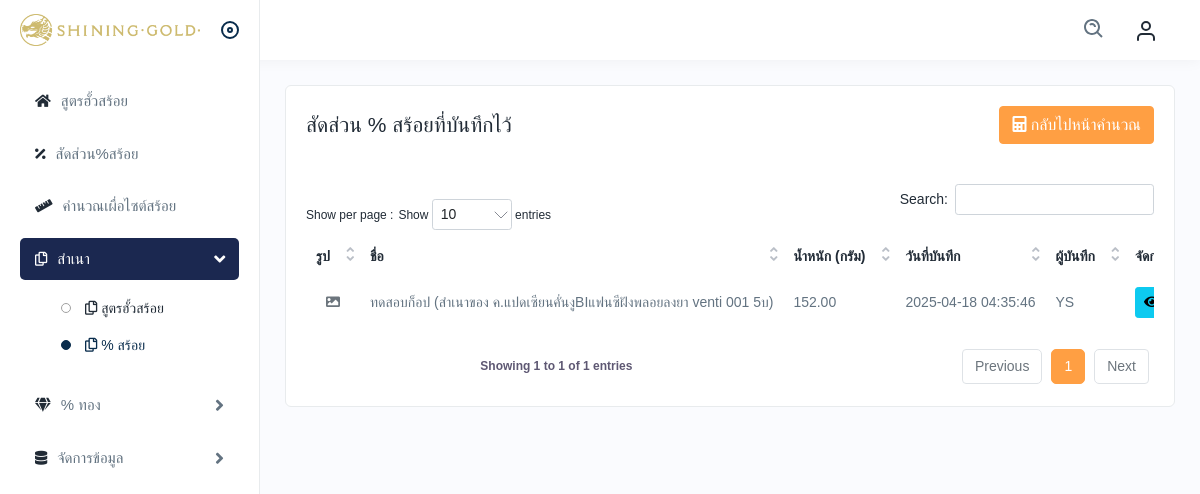
The page /percent_necklace_copy.php (signed in) on the database as committed earlier.
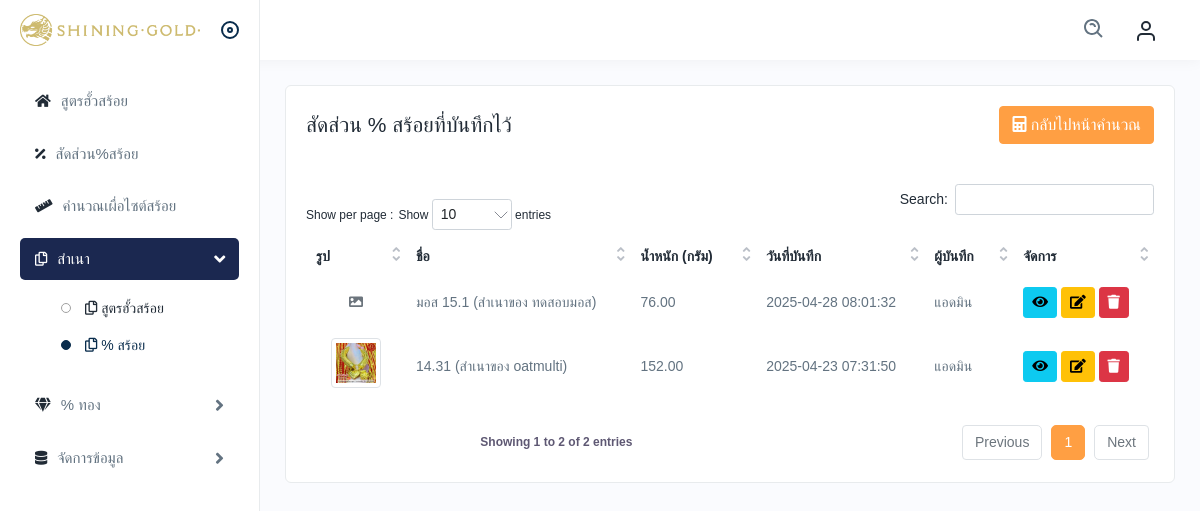
The same page on the database as committed later.
### tables this page shows
CREATE TABLE `percent_necklace` (
  `pn_id` int NOT NULL,
  `pn_name` varchar(255) NOT NULL,
  `pn_grams` decimal(10,2) NOT NULL,
  `image` varchar(255) DEFAULT NULL,
  `users_id` int DEFAULT NULL,
  `pn_status` enum('master','copy') NOT NULL,
  `updated_at` timestamp NOT NULL DEFAULT CURRENT_TIMESTAMP
);

CREATE TABLE `users` (
  `users_id` int UNSIGNED NOT NULL,
  `first_name` varchar(50) NOT NULL,
  `last_name` varchar(50) NOT NULL,
  `username` varchar(50) NOT NULL,
  `password` varchar(255) NOT NULL,
  `users_level` enum('User','Admin') NOT NULL,
  `users_depart` varchar(30) NOT NULL,
  `users_status` enum('Enable','Disable') NOT NULL
);

### functions/management_percent_necklace.php (called while the page is built, shortened)
<?php
function get_copy_percent_necklace($pdo)
{
    $sql = "SELECT pn.pn_id, pn.pn_name, pn.pn_grams, pn.image, u.first_name, pn.users_id, updated_at
        FROM percent_necklace pn
        LEFT JOIN users u ON pn.users_id = u.users_id
        WHERE pn.pn_status = 'copy'
        ORDER BY pn.pn_name DESC";
    $stmt = $pdo->prepare($sql);
    $stmt->execute();
    return $stmt->fetchAll(PDO::FETCH_ASSOC);
}

### percent_necklace_copy.php (the view, shortened to what the changed rows need)
<?php
require 'config/db_connect.php';
require 'functions/management_percent_necklace.php';
$percent_necklaces = get_copy_percent_necklace($pdo);
$current_user_id = isset($_SESSION['recipenecklace_users_id']) ? $_SESSION['recipenecklace_users_id'] : 0;
$is_admin = isset($_SESSION['recipenecklace_users_level']) && $_SESSION['recipenecklace_users_level'] === 'Admin';
$user_dept = isset($_SESSION['recipenecklace_users_depart']) ? $_SESSION['recipenecklace_users_depart'] : '';
?>
<!DOCTYPE html>
<html lang="en">
<head>
    <link rel="stylesheet" href="assets/css/bootstrap.min.css" />
    <link rel="stylesheet" href="assets/css/animate.css" />
    <link rel="stylesheet" href="assets/plugins/fontawesome/css/fontawesome.min.css" />
    <link rel="stylesheet" href="assets/plugins/fontawesome/css/all.min.css" />
    <link rel="stylesheet" href="assets/plugins/select2/css/select2.min.css">
    <link rel="stylesheet" href="assets/css/dataTables.bootstrap4.min.css">
    <link rel="stylesheet" href="assets/css/style.css" />
    <link rel="stylesheet" href="https://cdn.jsdelivr.net/npm/sweetalert2@11/dist/sweetalert2.min.css" />
    <link rel="stylesheet" href="https://cdnjs.cloudflare.com/ajax/libs/bootstrap-datepicker/1.9.0/css/bootstrap-datepicker.min.css" />
</head>
<body>
    <div class="main-wrapper">
        <div class="page-wrapper">
            <div class="content">
                <div class="card">
                    <div class="card-body">
                        <div class="table-responsive">
                            <table id="percent_necklace" class="table table-bordered">
                                <thead>
                                    <tr>
                                        <th width="60">รูป</th>
                                        <th>ชื่อ</th>
                                        <th>น้ำหนัก (กรัม)</th>
                                        <th>วันที่บันทึก</th>
                                        <th>ผู้บันทึก</th>
                                        <th>จัดการ</th>
                                    </tr>
                                </thead>
                                <tbody>
                                    <?php foreach ($percent_necklaces as $pn): ?>
                                        <tr>
                                            <td class="text-center" data-label="รูป">
                                                <?php if (!empty($pn['image'])): ?>
                                                    <img src="uploads/img/percent_necklace/<?php echo htmlspecialchars($pn['image']); ?>"
                                                        class="img-thumbnail" style="max-height: 50px; width: auto;"
                                                        onclick="showFullImage('uploads/img/percent_necklace/<?php echo htmlspecialchars($pn['image']); ?>', '<?php echo htmlspecialchars($pn['pn_name']); ?>')">
                                                <?php else: ?>
                                                    <i class="fas fa-image text-muted"></i>
                                                <?php endif; ?>
                                            </td>
                                            <td data-label="ชื่อ"><?php echo htmlspecialchars($pn['pn_name']); ?></td>
                                            <td data-label="น้ำหนัก (กรัม)"><?php echo htmlspecialchars($pn['pn_grams']); ?></td>
                                            <td data-label="วันที่บันทึก"><?php echo htmlspecialchars($pn['updated_at']); ?></td>
                                            <td data-label="ผู้บันทึก"><?php echo htmlspecialchars($pn['first_name']); ?></td>
                                            <td data-label="จัดการ">
                                                <button class="btn btn-info btn-sm" onclick="viewPercent(<?php echo $pn['pn_id']; ?>)">
                                                    <i class="fas fa-eye"></i>
                                                </button>
                                                <?php if ($pn['users_id'] == $current_user_id || $is_admin || $user_dept === 'หัวหน้าช่าง'): ?>
                                                    <button class="btn btn-warning btn-sm" onclick="editPercent(<?php echo $pn['pn_id']; ?>)">
                                                        <i class="fas fa-edit"></i>
                                                    </button>
                                                    <button class="btn btn-danger btn-sm" onclick="deletePercent(<?php echo $pn['pn_id']; ?>)">
                                                        <i class="fas fa-trash"></i>
                                                    </button>
                                                <?php endif; ?>
                                            </td>
                                        </tr>
                                    <?php endforeach; ?>
                                </tbody>
                            </table>
                        </div>
                    </div>
                </div>
            </div>
        </div>
    </div>
</body>
</html>

Rows that differ between the two databases and show on the page:
removed percent_necklace: pn_name "ทดสอบก็อป (สำเนาของ ค.แปดเซียนคั่นงูBIแฟนซีฝังพลอยลงยา venti 001 5บ)", pn_grams "152.00", updated_at "2025-04-18 04:35:46", users.first_name "YS"
added percent_necklace: pn_name "มอส 15.1 (สำเนาของ ทดสอบมอส)", pn_grams "76.00", updated_at "2025-04-28 08:01:32", users.first_name "แอดมิน"
added percent_necklace: image (picture), pn_name "14.31 (สำเนาของ oatmulti)", pn_grams "152.00", updated_at "2025-04-23 07:31:50", users.first_name "แอดมิน"
Other text that changed with them:
text written by a page script: "Show entries Search: Showing 1 to 1 of 1 entries Previous 1 Next" → "Show entries Search: Showing 1 to 2 of 2 entries Previous 1 Next"
